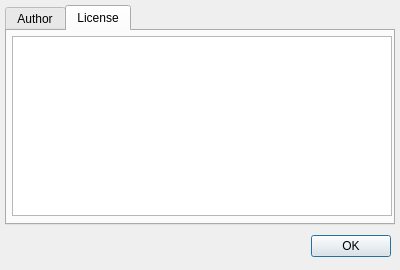
<ui version="4.0" >
 <class>Dialog</class>
 <widget class="QDialog" name="Dialog" >
  <property name="geometry" >
   <rect>
    <x>0</x>
    <y>0</y>
    <width>400</width>
    <height>270</height>
   </rect>
  </property>
  <property name="windowTitle" >
   <string>About</string>
  </property>
  <property name="windowIcon" >
   <iconset>IconResources/anchor.png</iconset>
  </property>
  <property name="modal" >
   <bool>true</bool>
  </property>
  <widget class="QDialogButtonBox" name="buttonBox" >
   <property name="windowModality" >
    <enum>Qt::WindowModal</enum>
   </property>
   <property name="geometry" >
    <rect>
     <x>50</x>
     <y>230</y>
     <width>341</width>
     <height>32</height>
    </rect>
   </property>
   <property name="orientation" >
    <enum>Qt::Horizontal</enum>
   </property>
   <property name="standardButtons" >
    <set>QDialogButtonBox::Ok</set>
   </property>
  </widget>
  <widget class="QTabWidget" name="tabWidget" >
   <property name="geometry" >
    <rect>
     <x>5</x>
     <y>5</y>
     <width>390</width>
     <height>220</height>
    </rect>
   </property>
   <property name="tabShape" >
    <enum>QTabWidget::Rounded</enum>
   </property>
   <property name="currentIndex" >
    <number>1</number>
   </property>
   <widget class="QWidget" name="authorTab" >
    <attribute name="title" >
     <string>Author</string>
    </attribute>
    <widget class="QTextBrowser" name="authorTextBrowser" >
     <property name="geometry" >
      <rect>
       <x>5</x>
       <y>5</y>
       <width>380</width>
       <height>180</height>
      </rect>
     </property>
     <property name="sizePolicy" >
      <sizepolicy>
       <hsizetype>0</hsizetype>
       <vsizetype>7</vsizetype>
       <horstretch>0</horstretch>
       <verstretch>0</verstretch>
      </sizepolicy>
     </property>
     <property name="frameShadow" >
      <enum>QFrame::Plain</enum>
     </property>
    </widget>
   </widget>
   <widget class="QWidget" name="licenseTab" >
    <attribute name="title" >
     <string>License</string>
    </attribute>
    <widget class="QTextBrowser" name="licenseTextBrowser" >
     <property name="geometry" >
      <rect>
       <x>5</x>
       <y>5</y>
       <width>380</width>
       <height>180</height>
      </rect>
     </property>
     <property name="sizePolicy" >
      <sizepolicy>
       <hsizetype>7</hsizetype>
       <vsizetype>7</vsizetype>
       <horstretch>0</horstretch>
       <verstretch>0</verstretch>
      </sizepolicy>
     </property>
     <property name="frameShadow" >
      <enum>QFrame::Plain</enum>
     </property>
    </widget>
   </widget>
  </widget>
 </widget>
 <resources/>
 <connections>
  <connection>
   <sender>buttonBox</sender>
   <signal>accepted()</signal>
   <receiver>Dialog</receiver>
   <slot>accept()</slot>
   <hints>
    <hint type="sourcelabel" >
     <x>248</x>
     <y>254</y>
    </hint>
    <hint type="destinationlabel" >
     <x>157</x>
     <y>274</y>
    </hint>
   </hints>
  </connection>
  <connection>
   <sender>buttonBox</sender>
   <signal>rejected()</signal>
   <receiver>Dialog</receiver>
   <slot>reject()</slot>
   <hints>
    <hint type="sourcelabel" >
     <x>316</x>
     <y>260</y>
    </hint>
    <hint type="destinationlabel" >
     <x>286</x>
     <y>274</y>
    </hint>
   </hints>
  </connection>
 </connections>
</ui>
